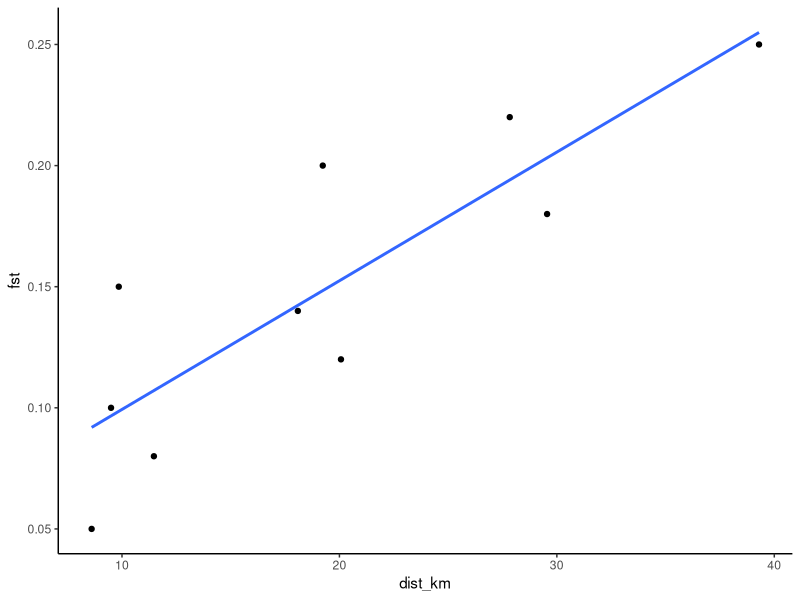

Source code (R): (Note: this script raises an error after producing the figure.)
# -----------------------------
# NOGI-1
# -----------------------------

library(ggplot2)
library(geosphere)
library(maps)

save_dir <- "/Users/johnmccall/Library/CloudStorage/OneDrive-TheOhioStateUniversity/Spring_2026/Landgen_DGS/DGS-Patterns-of-Fish-Diversity/DGS-Patterns-of-Fish-Diversity/Objective 2/Data/NOGI-1"

# -----------------------------
# 1) site coordinates
# population centroids digitized from Fig. 1 + supplement
# -----------------------------
NOGI_1_coords <- data.frame(
  site = as.character(1:5),
  lat = c(35.82, 35.74, 35.68, 35.61, 35.55),
  lon = c(-85.52, -85.60, -85.66, -85.72, -85.80),
  stringsAsFactors = FALSE
)

# -----------------------------
# 2) FST matrix (MOESM Table S2)
# -----------------------------
NOGI_1_fst <- matrix(c(
  0.00, 0.08, 0.12, 0.18, 0.25,
  0.08, 0.00, 0.05, 0.14, 0.22,
  0.12, 0.05, 0.00, 0.10, 0.20,
  0.18, 0.14, 0.10, 0.00, 0.15,
  0.25, 0.22, 0.20, 0.15, 0.00
), nrow = 5, byrow = TRUE)

rownames(NOGI_1_fst) <- colnames(NOGI_1_fst) <- NOGI_1_coords$site
NOGI_1_fst[NOGI_1_fst < 0] <- 0

# -----------------------------
# distances
# -----------------------------
geo_dist_km <- geosphere::distm(
  as.matrix(NOGI_1_coords[, c("lon","lat")]),
  fun = geosphere::distHaversine
)/1000

# -----------------------------
# IBD
# -----------------------------
ibd_df <- data.frame(
  fst = NOGI_1_fst[upper.tri(NOGI_1_fst)],
  dist_km = geo_dist_km[upper.tri(geo_dist_km)]
)

ggplot(ibd_df, aes(dist_km, fst)) +
  geom_point() +
  geom_smooth(method="lm", se=FALSE) +
  theme_classic()

# save
dir.create(file.path(save_dir,"data"), recursive=TRUE, showWarnings=FALSE)
save(NOGI_1_fst, NOGI_1_coords,
     file=file.path(save_dir,"data","NOGI-1.RData"))
